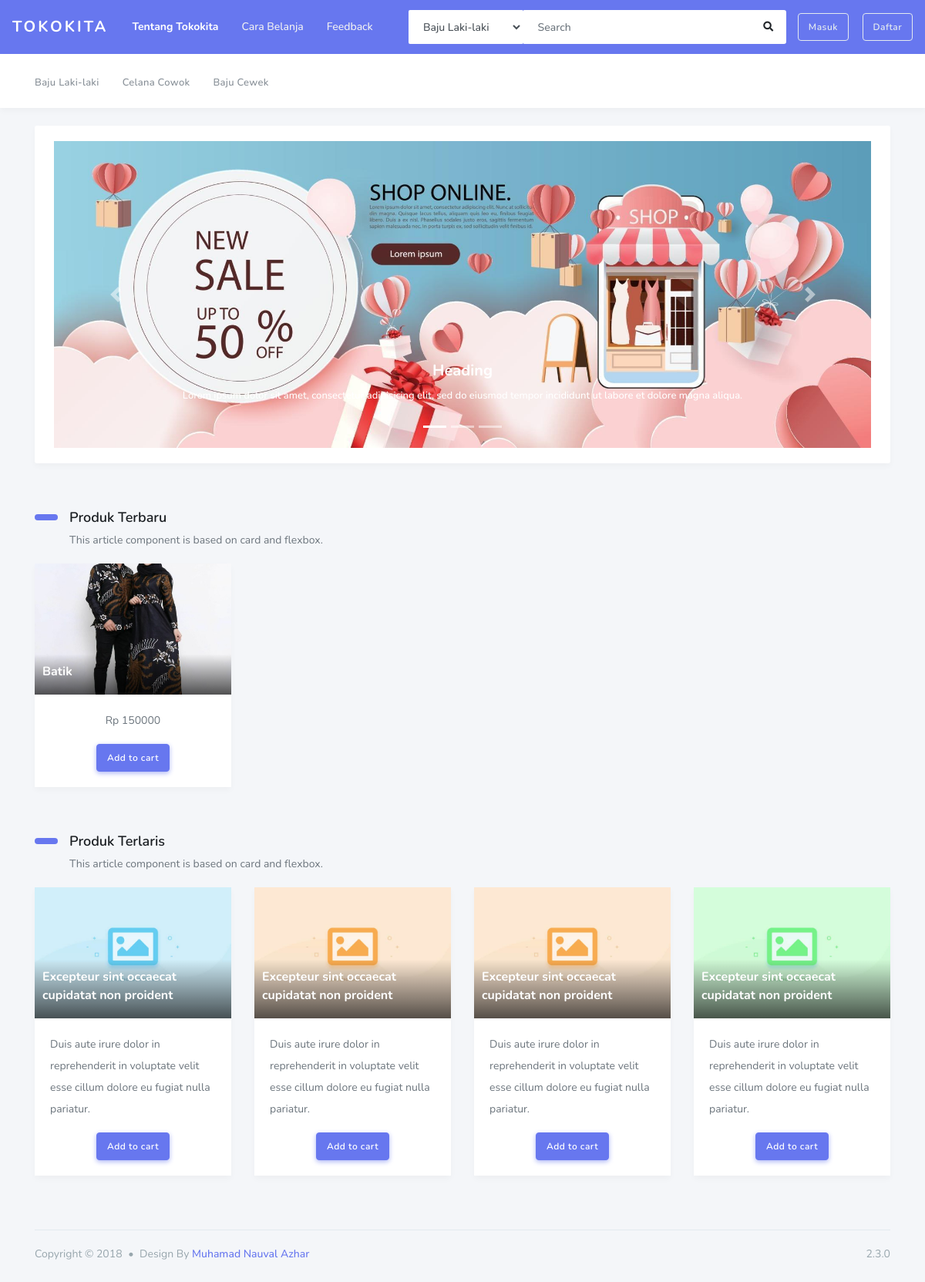
Before: / with the older database file.
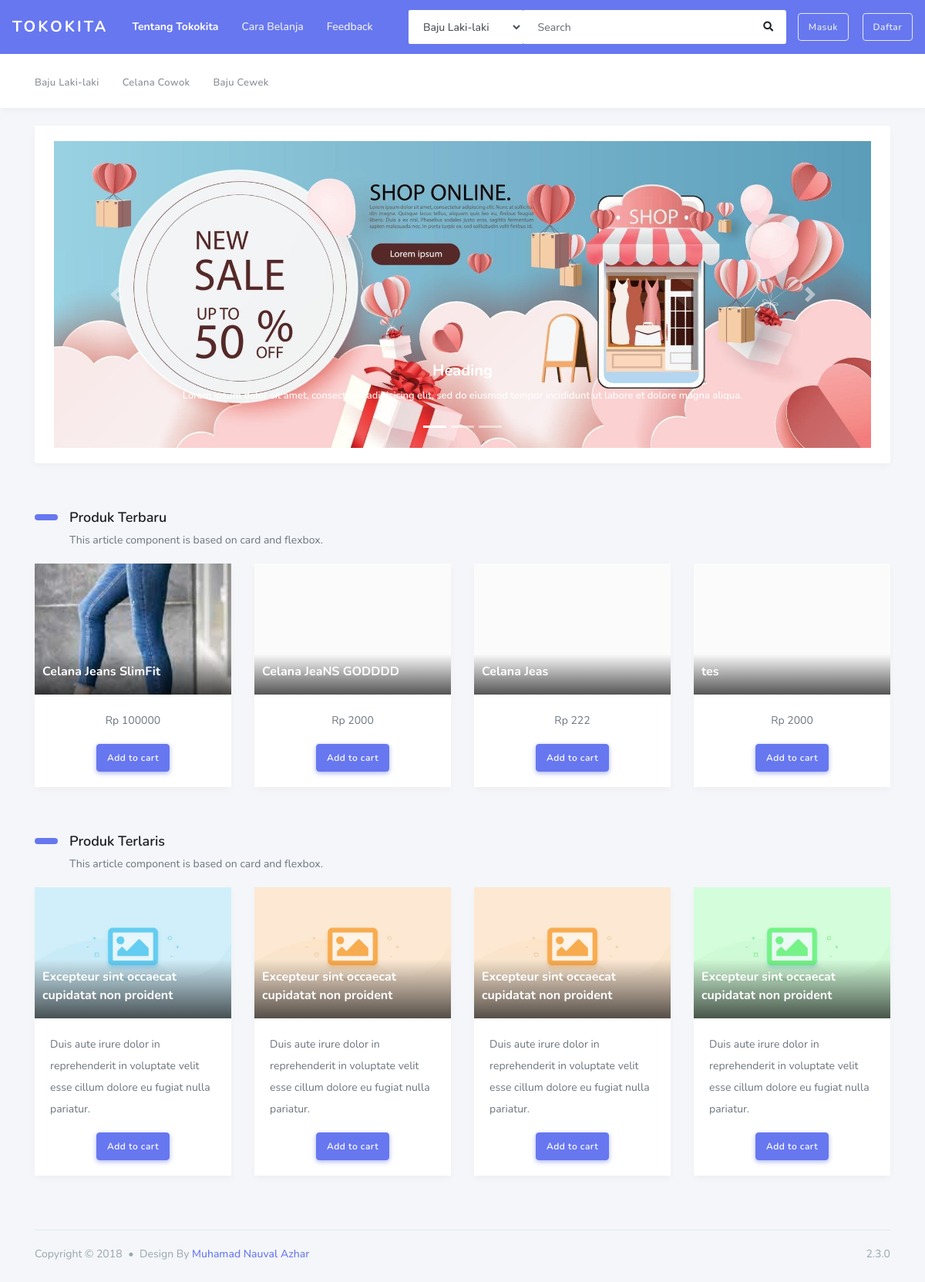
After: the same page with the newer database file.
### tables this page shows
CREATE TABLE `tbl_produk` (
  `idProduk` int(5) NOT NULL,
  `idKat` int(5) NOT NULL,
  `idToko` int(5) NOT NULL,
  `namaProduk` varchar(50) NOT NULL,
  `foto` varchar(100) NOT NULL,
  `harga` int(10) NOT NULL,
  `stok` int(5) NOT NULL,
  `berat` int(5) NOT NULL,
  `deskripsiProduk` text NOT NULL
);

### application/libraries/template.php (called while the page is built)
<?php if (!defined('BASEPATH')) exit('No direct script access allowed');
class Template
{
	var $template_data = array();
	function set($name, $value)
	{
		$this->template_data[$name] = $value;
	}
	function load($template = '', $view = '', $view_data = array(), $return = FALSE)
	{
		$this->CI = &get_instance();
		$this->set('contents', $this->CI->load->view($view, $view_data, TRUE));
		return $this->CI->load->view($template, $this->template_data, $return);
	}
}

### application/controllers/Memberfe.php (called while the page is built, shortened)
<?php
class Memberfe extends CI_Controller
{
    public function home()
    {
        $data['kategori'] = $this->Mfrontend->get_all_data_kategori()->result();
        $data['produk_terbaru'] = $this->Mfrontend->get_all_data_produk_terbaru()->result();
        $this->template->load('layout_member', 'member/home/index', $data);
    }
}

### index.php (called while the page is built, shortened)
<?php
require_once BASEPATH.'core/CodeIgniter.php';

### application/models/Mfrontend.php (called while the page is built, shortened)
<?php
class Mfrontend extends CI_Model
{
    public function get_all_data_produk_terbaru()
    {
        $this->db->order_by('idProduk', 'DESC');
        $this->db->limit(4);
        return $this->db->get('tbl_produk');
    }
}

### application/views/member/home/index.php (the view, shortened to what this page needs)
<div class="main-content">
    <section class="section">
        <div class="row">
            <div class="col-12 col-md-12 col-lg-12">
                <div class="card">
                    <div class="card-body">
                        <div id="carouselExampleIndicators2" class="carousel slide" data-ride="carousel">
                            <ol class="carousel-indicators">
                                <li data-target="#carouselExampleIndicators2" data-slide-to="0" class="active"></li>
                                <li data-target="#carouselExampleIndicators2" data-slide-to="1"></li>
                                <li data-target="#carouselExampleIndicators2" data-slide-to="2"></li>
                            </ol>
                            <div class="carousel-inner">
                                <div class="carousel-item active">
                                    <img class="d-block w-100"
                                        src="<?= base_url() ?>assets/admin/assets/img/news/banner1.jpeg"
                                        alt="First slide">
                                    <div class="carousel-caption d-none d-md-block">
                                        <h5>Heading</h5>
                                        <p>Lorem ipsum dolor sit amet, consectetur adipisicing elit, sed do eiusmod
                                            tempor incididunt ut labore et dolore magna aliqua.</p>
                                    </div>
                                </div>
                            </div>
                            <a class="carousel-control-prev" href="#carouselExampleIndicators2" role="button"
                                data-slide="prev">
                                <span class="carousel-control-prev-icon" aria-hidden="true"></span>
                            </a>
                            <a class="carousel-control-next" href="#carouselExampleIndicators2" role="button"
                                data-slide="next">
                                <span class="carousel-control-next-icon" aria-hidden="true"></span>
                            </a>
                        </div>
                    </div>
                </div>
            </div>
        </div>
        <div class="section-body">
            <h2 class="section-title">Produk Terbaru</h2>
            <p class="section-lead">This article component is based on card and flexbox.</p>
            <div class="row">
                <?php foreach ($produk_terbaru as $val) { ?>
                <div class="col-12 col-sm-6 col-md-6 col-lg-3">
                    <a href="<?=base_url() ?>index.php/memberfe/detail_produk/<?= $val->idProduk?>">
                        <article class="article rounded">
                            <div class="article-header">
                                <div class="article-image"
                                    data-background="<?php echo base_url(); ?>assets/fotoproduk/<?= $val->foto; ?>"
                                    style="background-image: url(<?php echo base_url(); ?>assets/fotoproduk/<?= $val->foto; ?>);">
                                </div>
                                <div class="article-title">
                                    <h2><a href="#"><?php echo $val->namaProduk; ?></a></h2>
                                </div>
                            </div>
                            <div class="article-details text-center">
                                <p>Rp <?php echo $val->harga; ?> </p>
                                <div class="article-cta">
                                    <a href="<?php echo site_url('home/add_cart_item/' . $val->idProduk) ?>"
                                        class="btn btn-primary">Add to cart</a>
                                </div>
                            </div>
                        </article>
                    </a>
                </div>
                <?php } ?>
            </div>
            <h2 class="section-title">Produk Terlaris</h2>
            <p class="section-lead">This article component is based on card and flexbox.</p>
            <div class="row">
                <div class="col-12 col-sm-6 col-md-6 col-lg-3">
                    <article class="article">
                        <div class="article-header">
                            <div class="article-image" data-background="../assets/img/news/img08.jpg">
                            </div>
                            <div class="article-title">
                                <h2><a href="#">Excepteur sint occaecat cupidatat non proident</a></h2>
                            </div>
                        </div>
                        <div class="article-details">
                            <p>Duis aute irure dolor in reprehenderit in voluptate velit esse
                                cillum dolore eu fugiat nulla pariatur. </p>
                            <div class="article-cta">
                                <a href="#" class="btn btn-primary">Add to cart</a>
                            </div>
                        </div>
                    </article>
                </div>
                <div class="col-12 col-sm-6 col-md-6 col-lg-3">
                    <article class="article">
                        <div class="article-header">
                            <div class="article-image" data-background="../assets/img/news/img04.jpg">
                            </div>
                            <div class="article-title">
                                <h2><a href="#">Excepteur sint occaecat cupidatat non proident</a></h2>
                            </div>
                        </div>
                        <div class="article-details">
                            <p>Duis aute irure dolor in reprehenderit in voluptate velit esse
                                cillum dolore eu fugiat nulla pariatur. </p>
                            <div class="article-cta">
                                <a href="#" class="btn btn-primary">Add to cart</a>
                            </div>
                        </div>
                    </article>
                </div>
                <div class="col-12 col-sm-6 col-md-6 col-lg-3">
                    <article class="article">
                        <div class="article-header">
                            <div class="article-image" data-background="../assets/img/news/img09.jpg">
                            </div>
                            <div class="article-title">
                                <h2><a href="#">Excepteur sint occaecat cupidatat non proident</a></h2>
                            </div>
                        </div>
                        <div class="article-details">
                            <p>Duis aute irure dolor in reprehenderit in voluptate velit esse
                                cillum dolore eu fugiat nulla pariatur. </p>
                            <div class="article-cta">
                                <a href="#" class="btn btn-primary">Add to cart</a>
                            </div>
                        </div>
                    </article>
                </div>
                <div class="col-12 col-sm-6 col-md-6 col-lg-3">
                    <article class="article">
                        <div class="article-header">
                            <div class="article-image" data-background="../assets/img/news/img12.jpg">
                            </div>
                            <div class="article-title">
                                <h2><a href="#">Excepteur sint occaecat cupidatat non proident</a></h2>
                            </div>
                        </div>
                        <div class="article-details">
                            <p>Duis aute irure dolor in reprehenderit in voluptate velit esse
                                cillum dolore eu fugiat nulla pariatur. </p>
                            <div class="article-cta">
                                <a href="#" class="btn btn-primary">Add to cart</a>
                            </div>
                        </div>
                    </article>
                </div>
            </div>
        </div>
    </section>
</div>

### application/views/layout_member.php (shortened to what this page needs)
<!DOCTYPE html>
<html lang="en">
<head>
    <link rel="stylesheet" href="https://stackpath.bootstrapcdn.com/bootstrap/4.3.1/css/bootstrap.min.css"
>
    <link rel="stylesheet" href="https://use.fontawesome.com/releases/v5.7.2/css/all.css"
>
    <link rel="stylesheet" href="<?php echo base_url('assets/admin/assets/css/style.css '); ?>">
    <link rel="stylesheet" href="<?php echo base_url('assets/admin/assets/css/custom.css '); ?>">
    <link rel="stylesheet" href="<?php echo base_url('assets/admin/assets/css/components.css'); ?>">
</head>
<body class="layout-3">
    <div id="app">
        <div class="main-wrapper container">
            <nav class="navbar navbar-expand-lg main-navbar">
                <a href="<?php echo site_url('Memberfe/home') ?>" class="navbar-brand sidebar-gone-hide">Tokokita</a>
                <div class="nav-collapse">
                    <ul class="navbar-nav">
                        <li class="nav-item active"><a href="#" class="nav-link">Tentang Tokokita</a></li>
                        <li class="nav-item"><a href="#" class="nav-link">Cara Belanja</a></li>
                        <li class="nav-item"><a href="<?php echo site_url('Feedback/index') ?>"
                                class="nav-link">Feedback</a></li>
                    </ul>
                </div>
                <form class="form-inline ml-auto">
                    <div class="search-element">
                        <select data-width="150" class="form-control">
                            <option class="form-control">Baju Laki-laki</option>
                        </select>
                        <input class="form-control" type="search" placeholder="Search" aria-label="Search"
                            data-width="300">
                        <button class="btn" type="submit"><i class="fas fa-search"></i></button>
                    </div>
                </form>
                <ul class="navbar-nav navbar-right">
                    <li><a href="<?php echo site_url('Member/keranjang') ?>"><i class="far fa-bell"></i></a>
                    </li>
                </ul>
                <?php if (!empty($this->session->userdata('id'))) { ?>
                <a href="<?php echo site_url('Memberfe/index') ?>" class="btn btn-outline-light">Menu Member</a>
                &nbsp; &nbsp; &nbsp;
                <a href="<?php echo site_url('Memberfe/logout') ?>" class="btn btn-outline-light">Logout</a>
                <?php } else { ?>
                <a href="<?php echo site_url('Home/login') ?>" class="btn btn-outline-light">Masuk</a>
                <a href="<?php echo site_url('Home/register') ?>" class="btn btn-outline-light">Daftar</a>
                <?php } ?>
            </nav>
            <nav class="navbar navbar-secondary navbar-expand-lg">
                <div class="container">
                    <ul class="navbar-nav">
                        <li class="nav-item">
                            <a href="#" class="nav-link"><span>Baju Laki-laki</span></a>
                        </li>
                        <li class="nav-item">
                            <a href="#" class="nav-link"><span>Celana Cowok</span></a>
                        </li>
                        <li class="nav-item">
                            <a href="#" class="nav-link"><span>Baju Cewek</span></a>
                        </li>
                    </ul>
                </div>
            </nav>
            <?= $contents ?>
            <footer class="main-footer">
                <div class="footer-left">
                    Copyright &copy; 2018 <div class="bullet"></div> Design By <a href="https://nauval.in/">Muhamad
                        Nauval Azhar</a>
                </div>
                <div class="footer-right">
                    2.3.0
                </div>
            </footer>
        </div>
    </div>
</body>
</html>

Changed rows visible on the page:
removed tbl_produk: foto (picture), namaProduk "Batik", harga "150000"
added tbl_produk: foto (picture), namaProduk "Celana Jeans SlimFit", harga "100000"
added tbl_produk: namaProduk "Celana JeaNS GODDDD", harga "2000"
added tbl_produk: namaProduk "Celana Jeas", harga "222"
added tbl_produk: namaProduk "tes", harga "2000"
